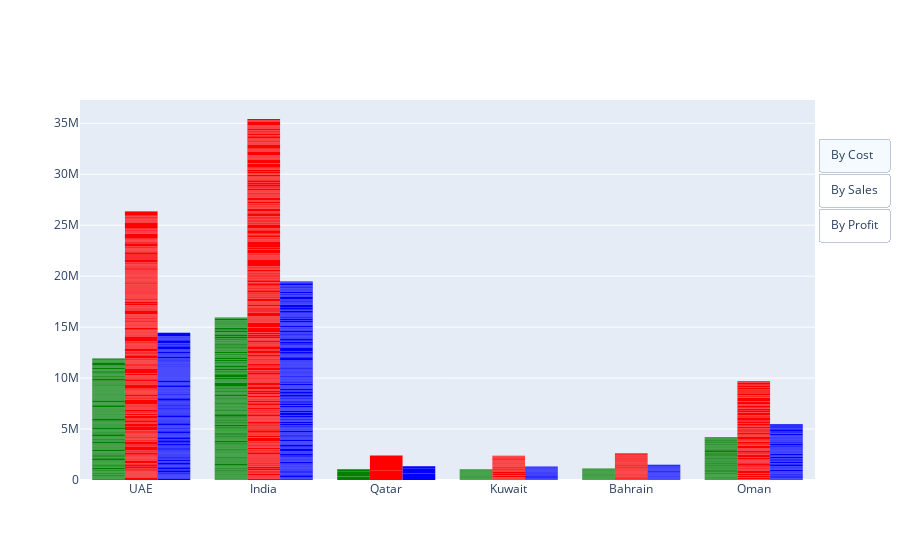

The code cell stored with this chart in its notebook:
### Code cell
fig = Figure()

# Create the plots
fig.add_trace(px.bar(df, x="Country", y="Cost",  color_discrete_sequence=['green']).data[0])
fig.add_trace(px.bar(df, x="Country", y="Sale", color_discrete_sequence=['red']).data[0])
fig.add_trace(px.bar(df, x="Country", y="Profit", title="Profit by Country", color_discrete_sequence=['blue']).data[0])

# Create the annotations
cost_annotations=[{'text': 'India has the highest Cost', 'showarrow': True, 'x': 'India', 'y':15947943.0}]
sales_annotations=[{'text': 'India has the highest Sales', 'showarrow': True, 'x': 'India', 'y':35418538.0}]
profit_annotations=[{'text': 'India has the highest Profit', 'showarrow': True, 'x': 'India', 'y':19470623.0}]

# Create the buttons
my_buttons = [
    {'label': "By Cost", 'method': "update", 'args': [{'type': 'bar'},{"annotations": cost_annotations}]},
{'label': "By Sales", 'method': "update", 'args': [{'type': 'bar'}, {"annotations": sales_annotations}]},
{'label': "By Profit", 'method': "update", 'args': [{'type': 'bar'}, {"annotations": profit_annotations}]}]

# Add the buttons
fig.update_layout({
    'updatemenus':[{
            'type': 'buttons',
            'direction': 'down',
            'x': 1.1, 'y': 0.9, 'buttons': my_buttons
            }]})

# Update the figure
fig.update_traces(opacity=1, marker_line_width=0)

# Show the plot
fig.show()

### Figure 1 — Plotly figure (JSON) as saved in the notebook; plotly's stock layout.template omitted (floating-point values rounded to 4 significant figures; data arrays with more than 128 entries replaced by an {"elided": "..."} marker saying what was removed)
{"data": [{"hovertemplate": "Country=%{x}<br>Cost=%{y}<extra></extra>", "legendgroup": "", "marker": {"color": "green", "line": {"width": 0}, "pattern": {"shape": ""}}, "name": "", "opacity": 1, "orientation": "v", "showlegend": false, "textposition": "auto", "type": "bar", "x": {"elided": "2442 str values"}, "xaxis": "x", "y": {"elided": "2442 float values"}, "yaxis": "y"}, {"hovertemplate": "Country=%{x}<br>Sale=%{y}<extra></extra>", "legendgroup": "", "marker": {"color": "red", "line": {"width": 0}, "pattern": {"shape": ""}}, "name": "", "opacity": 1, "orientation": "v", "showlegend": false, "textposition": "auto", "type": "bar", "x": {"elided": "2442 str values"}, "xaxis": "x", "y": {"elided": "2442 float values"}, "yaxis": "y"}, {"hovertemplate": "Country=%{x}<br>Profit=%{y}<extra></extra>", "legendgroup": "", "marker": {"color": "blue", "line": {"width": 0}, "pattern": {"shape": ""}}, "name": "", "opacity": 1, "orientation": "v", "showlegend": false, "textposition": "auto", "type": "bar", "x": {"elided": "2442 str values"}, "xaxis": "x", "y": {"elided": "2442 float values"}, "yaxis": "y"}], "layout": {"updatemenus": [{"buttons": [{"args": [{"type": "bar"}, {"annotations": [{"showarrow": true, "text": "India has the highest Cost", "x": "India", "y": 15947943}]}], "label": "By Cost", "method": "update"}, {"args": [{"type": "bar"}, {"annotations": [{"showarrow": true, "text": "India has the highest Sales", "x": "India", "y": 35418538}]}], "label": "By Sales", "method": "update"}, {"args": [{"type": "bar"}, {"annotations": [{"showarrow": true, "text": "India has the highest Profit", "x": "India", "y": 19470623}]}], "label": "By Profit", "method": "update"}], "direction": "down", "type": "buttons", "x": 1.1, "y": 0.9}]}}
